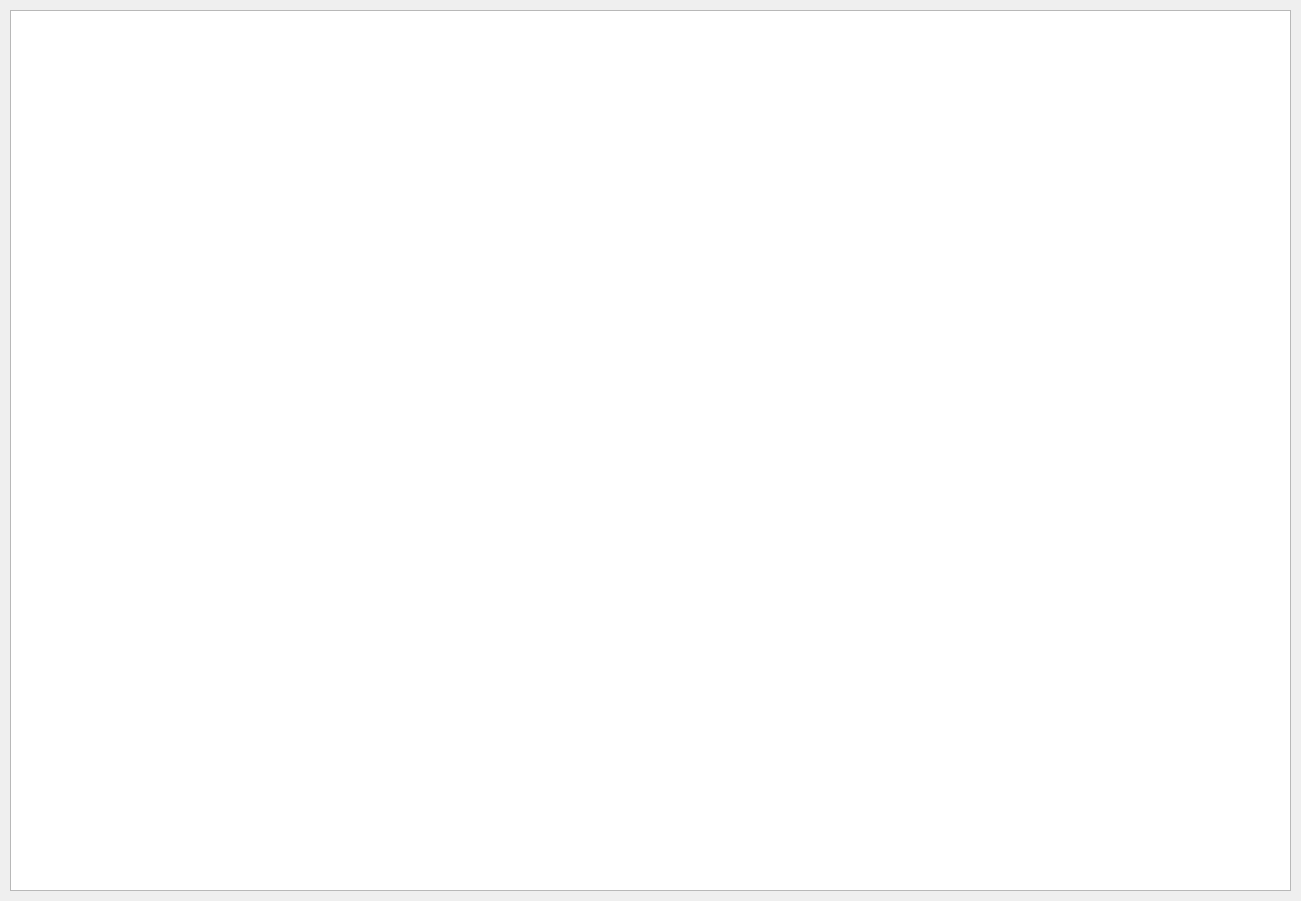
<?xml version="1.0" encoding="UTF-8"?>
<ui version="4.0">
 <class>Form</class>
 <widget class="QWidget" name="Form">
  <property name="geometry">
   <rect>
    <x>0</x>
    <y>0</y>
    <width>1301</width>
    <height>901</height>
   </rect>
  </property>
  <property name="windowTitle">
   <string>Form</string>
  </property>
  <widget class="QTreeView" name="tree">
   <property name="geometry">
    <rect>
     <x>10</x>
     <y>10</y>
     <width>1281</width>
     <height>881</height>
    </rect>
   </property>
  </widget>
 </widget>
 <resources/>
 <connections/>
</ui>
